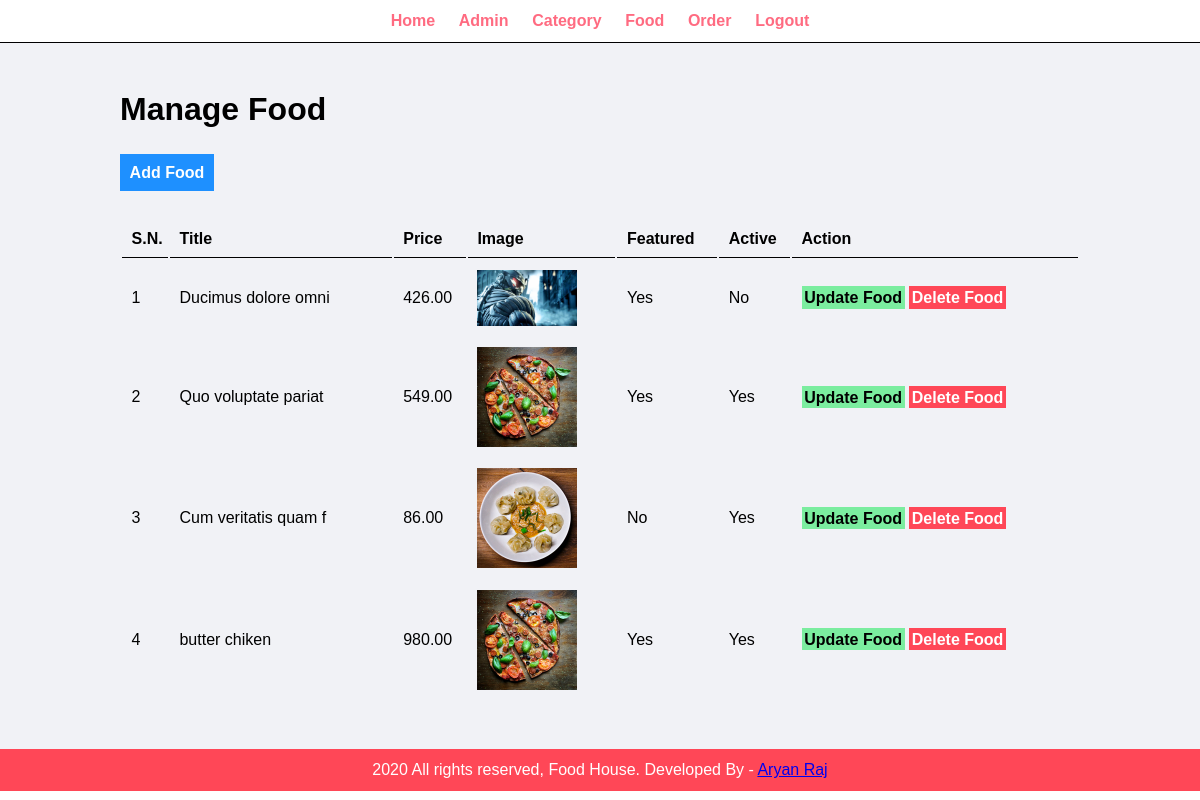
The app's page /food-order/admin/manage-food.php (signed in) with its own data.
### tables this page shows
CREATE TABLE `tbl_food` (
  `id` int(10) UNSIGNED NOT NULL,
  `title` varchar(100) NOT NULL,
  `description` text NOT NULL,
  `price` decimal(10,2) NOT NULL,
  `image_name` varchar(255) NOT NULL,
  `category_id` int(10) UNSIGNED NOT NULL,
  `featured` varchar(10) NOT NULL,
  `active` varchar(10) NOT NULL
);

### food-order/admin/manage-food.php (the view, shortened to what this page needs)
<?php include('partials/menu.php'); ?>
<div class="main-content">
    <div class="wrapper">
        <h1>Manage Food</h1>
        <br /><br />
                    <a href="<?php echo SITEURL; ?>admin/add-food.php" class="btn-primary">Add Food</a>
                    <br /><br /><br>
                    <table class="tbl-full">
                        <tr>
                            <th>S.N.</th>
                            <th>Title</th>
                            <th>Price</th>
                            <th>Image</th>
                            <th>Featured</th>
                            <th>Active</th>
                            <th>Action</th>
                        </tr>
                        <?php
                            $sql = "SELECT * FROM tbl_food";
                            $res = mysqli_query($conn, $sql);
                            $count = mysqli_num_rows($res);
                            $sn=1;
                            if($count>0)
                            {
                                while($row=mysqli_fetch_assoc($res))
                                {
                                    $id = $row['id'];
                                    $title = $row['title'];
                                    $price = $row['price'];
                                    $image_name = $row['image_name'];
                                    $featured = $row['featured'];
                                    $active = $row['active'];
                                    ?>
                                        <tr>
                                            <td><?php echo $sn++; ?> </td>
                                            <td><?php echo $title; ?></td>
                                            <td><?php echo $price; ?></td>
                                            <td>
                                            <?php
                                                if($image_name == "")
                                                {
                                                    echo "<div class'erro'>Image Not Added</div>";
                                                }
                                                else
                                                {
                                                    ?>
                                                    <img src="<?php echo SITEURL; ?>images/food/<?php echo $image_name; ?>"width="100px">
                                                    <?php
                                                }
                                            ; ?>
                                            </td>
                                            <td><?php echo $featured; ?></td>
                                            <td><?php echo $active; ?></td>
                                            <td>
                                            <a href="<?php echo SITEURL; ?>admin/update-food.php?id=<?php echo $id; ?>" class="btn-secondary">Update Food</a>
                                            <a href="<?php echo SITEURL; ?>admin/delete-food.php?id=<?php echo $id; ?>&image_name=<?php echo $image_name; ?>" class="btn-danger">Delete Food</a>
                                            </td>
                                        </tr>
                                    <?php
                                }
                            }
                            else
                            {
                                echo "<tr> <td colspan='7' class='error'>Food Not Added Yet. </td> </tr>";
                            }
                        ?>
                     </table>
    </div>
</div>
<?php include('partials/footer.php'); ?>

### food-order/css/admin.css (style rules this page uses)
* { margin: 0; padding: 0; font-family: Arial, Helvetica, sans-serif; }
.wrapper { padding: 1%; width: 80%; margin: 0 auto; }
.tbl-full { width: 100%; }
table tr th { border-bottom: 1px solid black; padding: 1%; text-align: left; }
table tr td { padding: 1%; }
.btn-primary { background-color: #1e90ff; padding: 1%; color: white; text-decoration: none; font-weight: bold; }
.btn-secondary { background-color: #7bed9f; padding: 1%; color: black; text-decoration: none; font-weight: bold; }
.btn-danger { background-color: #ff4757; padding: 1%; color: white; text-decoration: none; font-weight: bold; }
.main-content { background-color: #f1f2f6; padding: 3% 0; }

### records on screen
tbl_food: title "Ducimus dolore omni", price "426.00", image_name (picture), featured "Yes", active "No"
tbl_food: title "Quo voluptate pariat", price "549.00", image_name (picture), featured "Yes", active "Yes"
tbl_food: title "Cum veritatis quam f", price "86.00", image_name (picture), featured "No", active "Yes"
tbl_food: title "butter chiken", price "980.00", image_name (picture), featured "Yes", active "Yes"
